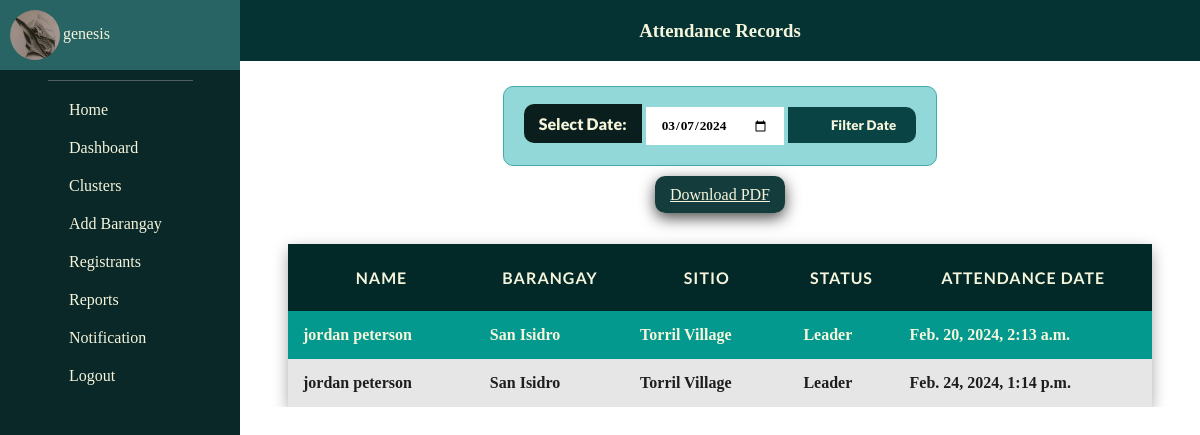
/attendance/list/ (signed in), run on the app's committed database.
### management/models.py (models this page shows, shortened)
class Individual(models.Model):
    user = models.ForeignKey(User, related_name='user_individual', on_delete=models.CASCADE)
    name = models.CharField(max_length=255)
    gender = models.ForeignKey(Gender, related_name='individual_gender', on_delete=models.PROTECT)
    age = models.IntegerField()
    brgy = models.ForeignKey(Barangay, related_name='individual_brgy', on_delete=models.PROTECT)
    sitio = models.ForeignKey(Sitio, related_name='individual_sitio', on_delete=models.PROTECT, null=True, blank=True)
    date_registered = models.DateTimeField(auto_now_add=True)
    group = models.CharField(max_length=255)
    image = models.ImageField(null=True, blank=True, upload_to="images/")

class QRCodeAttendance(models.Model):
    user = models.CharField(max_length=255)
    name = models.CharField(max_length=255)
    brgy = models.CharField(max_length=255)
    sitio = models.CharField(max_length=255)
    group = models.CharField(max_length=255)
    date = models.DateField()
    date_time = models.DateTimeField()

### management/decorators.py (the view)
        def wrapper_func(request, *args, **kwargs):
            groups = request.user.groups.all().values_list('name', flat=True)
            if any(group in allowed_roles for group in groups) or 'Admin' in groups:
                return view_func(request, *args, **kwargs)
            else:
                rendered_template = render(request, 'forbidden_template.html', {'variable': 'value'})
                response = HttpResponseForbidden(rendered_template)
                return response

### management/templates/attendance_list.html (shortened to what this page needs)
{% extends 'base.html' %}
{% load static %}
{% block content %}
    <section id="attendance-list-section">
        <div class="attendance-utmost-container-div">
            <div class="attendance-title-heading-div">
                <h1>Attendance Records</h1>
            </div>
            <div class="attendance-form-container-div">
                <form method="GET" action="{% url 'attendance-list' %}">
                    <div class="attendance-form-content-div">
                        <label class="attendance-date-filter-label" for="date">Select Date:</label>
                    </div>
                    <div class="attendance-form-content-div">
                        <input class="attendance-date-input" type="date" id="date" name="date" value="{{ default_date|date:'Y-m-d' }}">
                    </div>
                    <div class="attendance-form-content-div">
                        <button class="attendance-date-filter-btn" type="submit">
                            <i id="attendance-date-filter-icon" class="fa fa-filter"></i>
                            Filter Date
                        </button>
                    </div>
                </form>
            </div>
            <div class="attendance-list-table-div">
                <table class="attendance-table">
                    <tr class="attendance-table-row">
                        <th class="attendance-table-head">
                            <p>Name</p>
                        </th>
                        <th class="attendance-table-head">
                            <p>Barangay</p>
                        </th>
                        <th class="attendance-table-head">
                            <p>Sitio</p>
                        </th>
                        <th class="attendance-table-head">
                            <p>Status</p>
                        </th>
                        <th class="attendance-table-head">
                            <p>Attendance Date</p>
                        </th>
                    </tr>
                    {% if not selected_date %}
                        <div class="attendance-list-download-pdf-all-div">
                            <a class="attendance-list-download-pdf-function" href="{% url 'attendance-list-pdf' %}">
                                Download PDF
                            </a>
                        </div>
                        {% for attendance in attendances_default %}
                            <tr class="attendance-table-row">
                                <td class="attendance-table-data">
                                    {{ attendance.name }}
                                </td>
                                <td class="attendance-table-data">
                                    {{ attendance.brgy }}
                                </td>
                                <td class="attendance-table-data">
                                    {{ attendance.sitio }}
                                </td>
                                <td class="attendance-table-data">
                                    {{ attendance.group }}
                                </td>
                                <td class="attendance-table-data">
                                    {{ attendance.date_time }}
                                </td>
                            </tr>
                        {% endfor %}
                    {% endif %}
                </table>
            </div>
        </div>
    </section>
{% endblock %}

### management/templates/base.html (shortened to what this page needs)
<!DOCTYPE html>
<html lang="en">
<head>
    {% load static %}
    {% load humanize %}
    <link rel="stylesheet" href="{% static 'styles.css' %}">
    <link rel="stylesheet" href="{% static 'member_profile.css' %}">
    <link rel="stylesheet" href="{% static 'css/all.min.css' %}">
    <link rel="stylesheet" href="{% static 'css/fontawesome.min.css' %}">
    <link rel="stylesheet" href="{% static 'dashboard.css' %}">
    <link rel="stylesheet" href="{% static 'add-brgy.css' %}">
    <link rel="stylesheet" href="{% static 'add-leader.css' %}">
    <link rel="stylesheet" href="{% static 'add-member.css' %}">
    <link rel="stylesheet" href="{% static 'reports.css' %}">
    <link rel="stylesheet" href="{% static 'brgy-profile.css' %}">
    <link rel="stylesheet" href="{% static 'no-member-brgy.css' %}">
    <link rel="stylesheet" href="{% static 'leader-no-members.css' %}">
    <link rel="stylesheet" href="{% static 'leaderless-members.css' %}">
    <link rel="stylesheet" href="{% static 'member-count-per-brgy.css' %}">
    <link rel="stylesheet" href="{% static 'cluster.css' %}">
    <link rel="stylesheet" href="{% static 'leader-profile.css' %}">
    <link rel="stylesheet" href="{% static 'member-profile.css' %}">
    <link rel="stylesheet" href="{% static 'registrants.css' %}">
    <link rel="stylesheet" href="{% static 'all-members-report.css' %}">
    <link rel="stylesheet" href="{% static 'members-per-brgy-report.css' %}">
    <link rel="stylesheet" href="{% static 'leader-members-report.css' %}">
    <link rel="stylesheet" href="{% static 'members-report.css' %}">
    <link rel="stylesheet" href="{% static 'leaders-report.css' %}">
    <link rel="stylesheet" href="{% static 'sitio-profile.css' %}">
    <link rel="stylesheet" href="{% static 'attendance-list.css' %}">
    <link rel="stylesheet" href="{% static 'sitio-report.css' %}">
</head>
<body>
    <header id="main-header">
        <div class="home-page-authenticated-user">
            <div class="home-page-authenticated-user-element-container">
                <div class="home-page-authenticated-user-image-container">
                    {% if logged_user.image %}
                        <img class="home-page-authenticated-user-profile-image"
                             src="{{ logged_user.image.url }}">
                    {% else %}
                        <div>
                            <i class="fa fa-user" aria-hidden="true"></i>
                        </div>
                    {% endif %}
                </div>
            </div>
            <div class="home-page-authenticated-user-element-container">
                <div class="home-page-authenticated-user-name">
                    {{ request.user }}
                </div>
            </div>
        </div>
        <div style="padding: 0.5px;
                    background-color: rgba(150, 150, 150, 0.5);
                    margin: auto;
                    width: 60%;
                    margin-top: 10px;
                    margin-bottom: 10px;">
        </div>
        <ul class="home-header-nav-links">
            {% if request.user.is_authenticated %}
                <li class="home-header-nav-link">
                    <a class="home-link-to-page" href="{% url 'homepage' %}">
                        <div class="home-link-icon-container">
                            <div class="home-link-icon-div">
                                <i class="fa fa-home"></i>
                            </div>
                        </div>
                        <div class="home-link-icon-container">
                            <div class="home-link-name">
                                Home
                            </div>
                        </div>
                    </a>
                </li>
                <li class="home-header-nav-link">
                    <a class="home-link-to-page" href="{% url 'dashboard' %}">
                        <div class="home-link-icon-container">
                            <div class="home-link-icon-div">
                                <i class="fa fa-line-chart"></i>
                            </div>
                        </div>
                        <div class="home-link-icon-container">
                            <div class="home-link-name">
                                Dashboard
                            </div>
                        </div>
                    </a>
                </li>
                <li class="home-header-nav-link">
                    <a class="home-link-to-page" href="{% url 'clusters' %}">
                        <div class="home-link-icon-container">
                            <div class="home-link-icon-div">
                                <i class="fa fa-users" aria-hidden="true"></i>
                            </div>
                        </div>
                        <div class="home-link-icon-container">
                            <div class="home-link-name">
                                Clusters
                            </div>
                        </div>
                    </a>
                </li>
                <li class="home-header-nav-link">
                    <a class="home-link-to-page" href="{% url 'add-brgy' %}">
                        <div class="home-link-icon-container">
                            <div class="home-link-icon-div">
                                <i class="fas fa-dharmachakra" aria-hidden="true"></i>
                            </div>
                        </div>
                        <div class="home-link-icon-container">
                            <div class="home-link-name">
                                Add Barangay
                            </div>
                        </div>
                    </a>
                </li>
                <li class="home-header-nav-link">
                    <a class="home-link-to-page" href="{% url 'registrants' %}">
                        <div class="home-link-icon-container">
                            <div class="home-link-icon-div">
                                <i class="fas fa-user-plus" aria-hidden="true"></i>
                            </div>
                        </div>
                        <div class="home-link-icon-container">
                            <div class="home-link-name">
                                Registrants
                            </div>
                        </div>
                    </a>
                </li>
                <li class="home-header-nav-link">
                    <a class="home-link-to-page" href="{% url 'reports' %}">
                        <div class="home-link-icon-container">
                            <div class="home-link-icon-div">
                                <i class="fa fa-file" aria-hidden="true"></i>
                            </div>
                        </div>
                        <div class="home-link-icon-container">
                            <div class="home-link-name">
                                Reports
                            </div>
                        </div>
                    </a>
                </li>
                <li class="home-header-nav-link">
                    <div class="main-header-link-container-div" id="notification-toggle">
                        <div class="home-link-icon-container">
                            <div class="home-link-icon-div">
                                <i class="fa fa-bell" aria-hidden="true"></i>
                            </div>
                        </div>
                        <div class="home-link-icon-container">
                            <div class="home-link-name">
                                Notification
                            </div>
                        </div>
                    </div>
                </li>
                <li class="home-header-nav-link">
                    <a class="home-link-to-page" href="{% url 'logout' %}">
                        <div class="home-link-icon-container">
                            <div class="home-link-icon-div">
                                <i class="fa fa-sign-out" aria-hidden="true"></i>
                            </div>
                        </div>
                        <div class="home-link-icon-container">
                            <div class="home-link-name">
                                Logout
                            </div>
                        </div>
                    </a>
                </li>
            {% endif %}
        </ul>
    </header>
    <section class="base-block-content-section-container">
        {% block content %}{% endblock %}
    </section>
</body>
</html>

### data on the page
Individual: image (picture)
QRCodeAttendance: name "jordan peterson", brgy "San Isidro", sitio "Torril Village", group "Leader", date_time "Feb. 20, 2024, 2:13 a.m."
QRCodeAttendance: name "jordan peterson", brgy "San Isidro", sitio "Torril Village", group "Leader", date_time "Feb. 24, 2024, 1:14 p.m."

### other printed values
{{ request.user }} "genesis"
